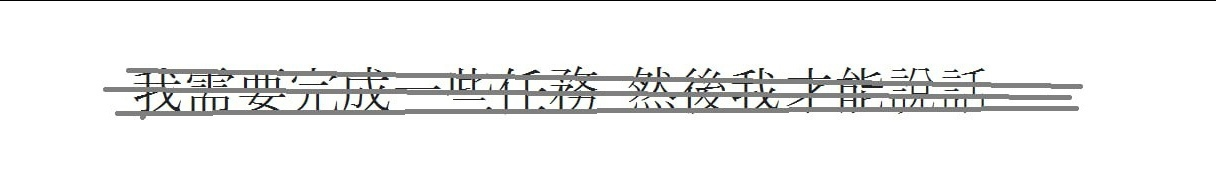
#> input picture lab_4/text.jpg, 1216 x 194 px
$ jupyter execute lab_4.ipynb   (shell and % lines are left out)
#> lines starting #> are read from the running program, lines starting #| are printed output that depends on the picture; after the words box and inside, x2 and y2 are one past the last pixel; in counts of white or black regions, pixels touching at a corner belong together
# Пороговая фильтрация изображения

[cell 1]
import sys
import matplotlib.pyplot as plt
import cv2 as cv
import numpy as np

[cell 2]
image1 = cv.imread('text.jpg')
#> image1 is the input picture: shape (194, 1216, 3); mean B, G, R 241, 241.2, 241.1
gray_image1 = cv.cvtColor(image1, cv.COLOR_BGR2GRAY)

gs = plt.GridSpec(1, 2)
plt.figure(figsize=(15, 7))

plt.subplot(gs[0])
plt.imshow(image1)
plt.title('Исходное изображение')
plt.subplot(gs[1])
plt.imshow(gray_image1)
plt.title('Изображение для обработки')
plt.show()
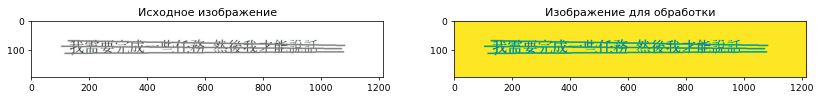
#> figure drawn by matplotlib, 2 panels; B, G, R data is drawn as R, G, B

## Выделение границ. Операторы Робертса и Собеля

[cell 3]
# Опреатор Робертса
M1 = np.asarray([[1, 0], [0, -1]])
M2 = np.asarray([[0, -1], [1, 0]])

# Опреатор Собеля
Mx = np.asarray([[1, 0, -1], [2, 0, -2], [1, 0, -1]])
My = np.asarray([[1, 2, 1], [0, 0, 0], [-1, -2, -1]])

kernels = [M1, M2, Mx, My]

gs = plt.GridSpec(3, 2)
plt.figure(figsize=(15, 7))

titles = ['Оператор Робертcа M1', 'Оператор Робертcа M2', 'Оператор Собеля Mх',
          'Оператор Собеля My', 'Величина градиента G', 'Направление градиента Θ']
numberOfImage = 6
shape = gray_image1.shape
#> shape = (194, 1216)
filtered_images = np.empty(shape[0] * shape[1] * numberOfImage).reshape(shape[0], shape[1], numberOfImage)

for i in np.arange(numberOfImage - 2):
    filtered_images[..., i] = cv.filter2D(gray_image1, -1, kernels[i])

filtered_images[..., 4] = np.sqrt(filtered_images[..., 2] ** 2 + filtered_images[..., 3] ** 2)
filtered_images[..., 5] = np.arctan2(filtered_images[..., 3], filtered_images[..., 2])

for i in np.arange(numberOfImage):
    plt.subplot(gs[i])
    plt.xticks([]), plt.yticks([])
    plt.title(titles[i])
    plt.imshow(filtered_images[..., i], cmap='binary')

plt.show()
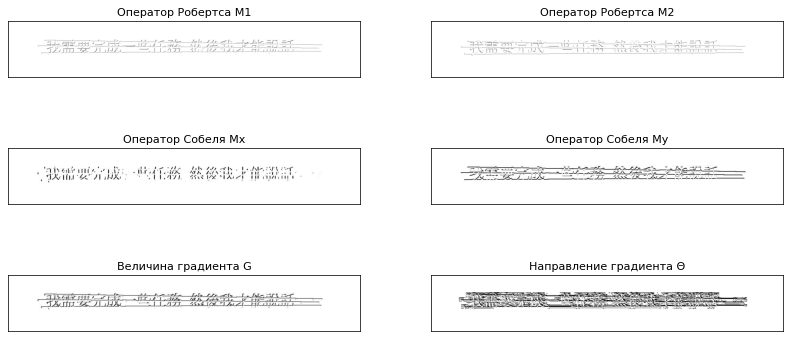
#> figure drawn by matplotlib, 6 panels

Свертка изображения оператором Собеля с ядром $M_x$ является наиболее предпочтительным вариантом.
Сохраняем данное изображение

[cell 4]
cv.imwrite('text_sobels_operator.jpeg', filtered_images[..., 2])
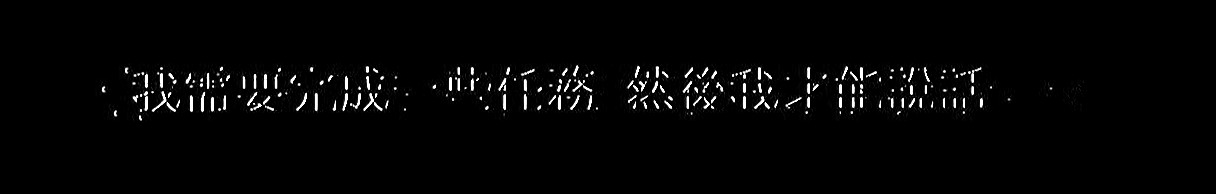
#> saved as text_sobels_operator.jpeg: shape (194, 1216); min 0, max 255, mean 5.2
#> Out = True

Чтение сохраненного изображения и инвертация цветов

[cell 5]
image1 = cv.imread('text_sobels_operator.jpeg')
#> image1: shape (194, 1216, 3); min 0, max 255, mean 5.3
gray_image1 = cv.cvtColor(image1, cv.COLOR_BGR2GRAY)
lut = lambda i: 255 - i
invert_image = lut(gray_image1)
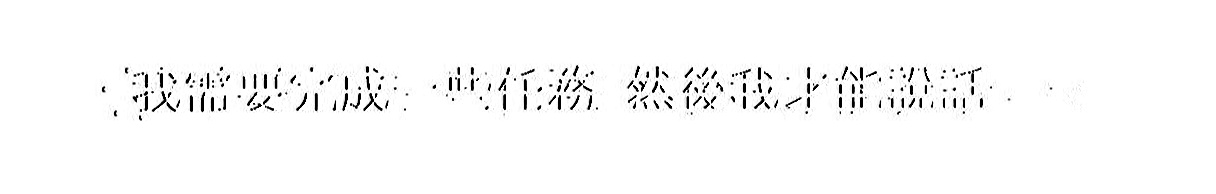
#> invert_image: shape (194, 1216); min 0, max 255, mean 249.7

gs = plt.GridSpec(1, 2)
plt.figure(figsize=(15, 7))

plt.subplot(gs[0])
plt.imshow(image1)
plt.title('Исходное изображение')
plt.subplot(gs[1])
plt.imshow(invert_image, cmap='gray')
plt.title('Изображение для бинаризации')
plt.show()

Сохраняем инвертрованное изображение

[cell 6]
cv.imwrite('text_sobels_operator_inv.jpeg', invert_image)
#> Out = True

## Бинаризация полутоновых изображений (пороговая фильтрация).

[cell 7]
image = invert_image
threshold = 150

ret, thresh1 = cv.threshold(image, threshold, 255, cv.THRESH_BINARY)
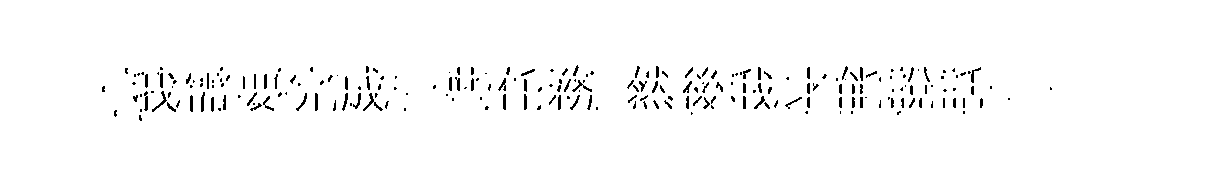
#> thresh1: shape (194, 1216); 98% white; black in thin lines or dots, all inside (x1, y1, x2, y2) = (102, 65, 1052, 121)
#> ret = 150
ret, thresh2 = cv.threshold(image, threshold, 255, cv.THRESH_BINARY_INV)
ret, thresh3 = cv.threshold(image, threshold, 255, cv.THRESH_TRUNC)
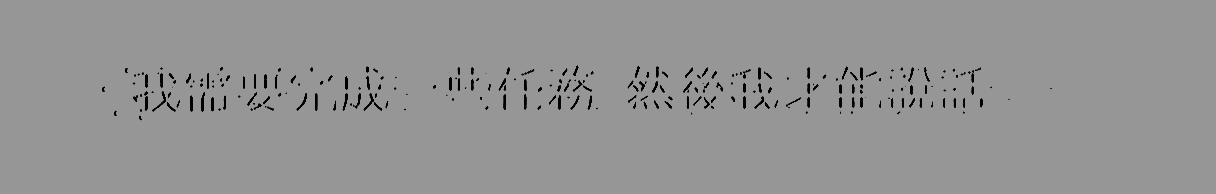
#> thresh3: shape (194, 1216); min 0, max 150, mean 147.6
ret, thresh4 = cv.threshold(image, threshold, 255, cv.THRESH_TOZERO)
ret, thresh5 = cv.threshold(image, threshold, 255, cv.THRESH_TOZERO_INV)
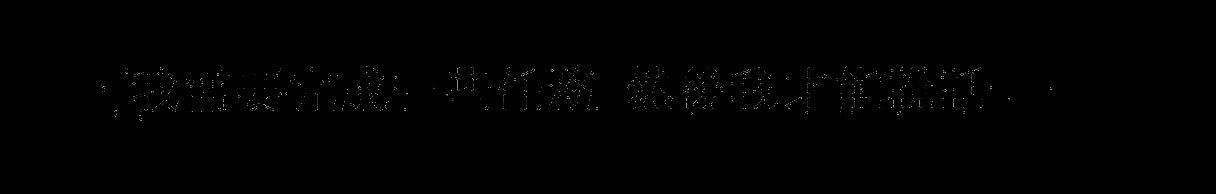
#> thresh5: shape (194, 1216); min 0, max 150, mean 0.6
titles = ['Grayscale Image', 'BINARY', 'BINARY_INV', 'TRUNC', 'TOZERO', 'TOZERO_INV']
images = [image, thresh1, thresh2, thresh3, thresh4, thresh5]
gs = plt.GridSpec(3, 2)
plt.figure(figsize=(15, 4))
for i in np.arange(len(images)):
    plt.subplot(2, 3, i + 1)
    plt.imshow(images[i], 'gray', vmin=0, vmax=255)
    plt.title(titles[i])
    plt.xticks([])
    plt.yticks([])
#> this loop made 6 passes
plt.show()

Для перевода было выбрано изображение, получившееся в результате использования порогового значения cv.THRESH_BINARY_INV

[cell 8]
result_binary = cv.imread('BINARY_result.jpg')
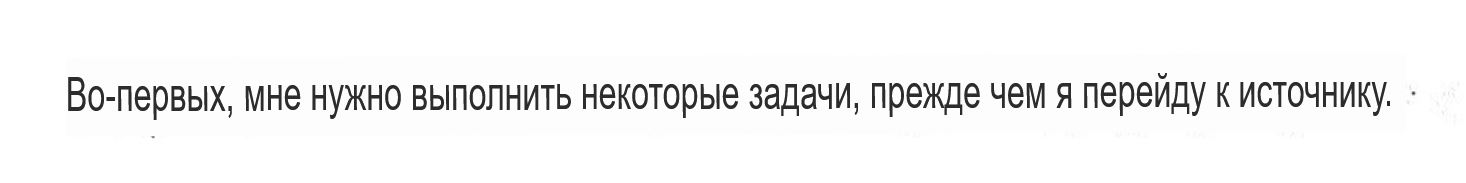
#> input picture lab_4/BINARY_result.JPG, 1466 x 183 px, found by its file name
#> result_binary is the input picture: shape (183, 1466, 3); min 14, max 255, mean 244.1

gs = plt.GridSpec(1, 2)
plt.figure(figsize=(15, 7))

plt.subplot(gs[0, 0])
plt.imshow(thresh1, cmap='gray')
plt.title('Текст на китайском')
plt.subplot(gs[0, 1])
plt.imshow(result_binary, cmap='gray')
plt.title('Перевод на русский')
plt.show()
